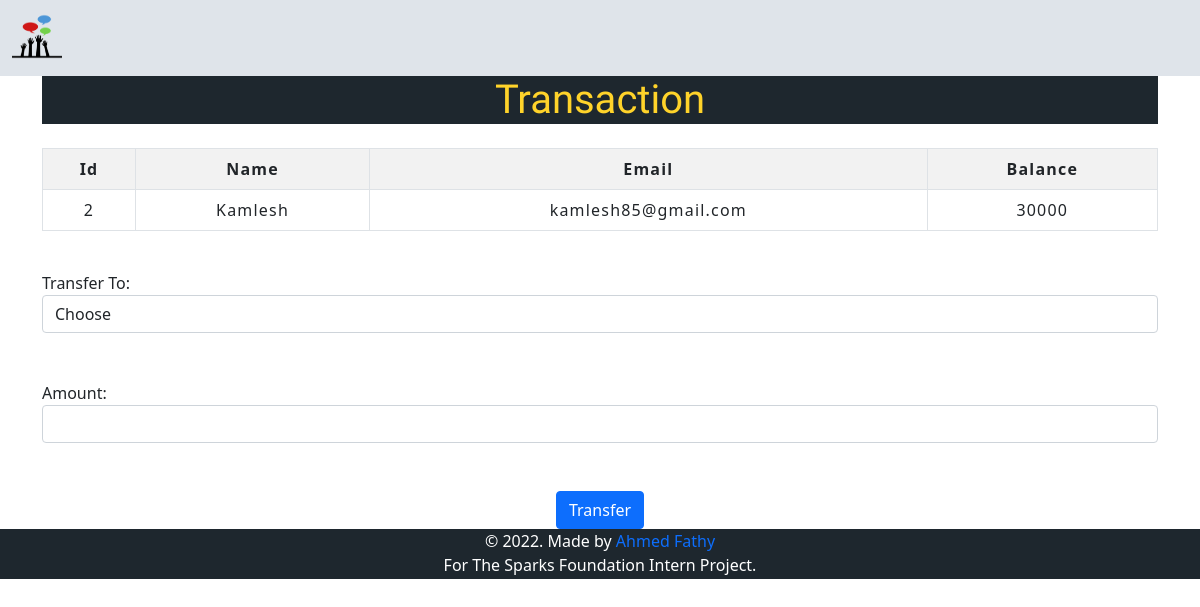
Screenshot of /select_user_detail.php?Id=2 with the database file from the repository.
### tables this page shows
CREATE TABLE `User` (
    `Id` INT PRIMARY KEY AUTO_INCREMENT,
    `Name` TEXT NOT NULL,
    `Email` VARCHAR(50) NOT NULL,
    `Balance` INT NOT NULL
);

### select_user_detail.php (the view, shortened to what this page needs)
<?php
    include('config.php');
?>
<?php include('nav.php');?>
	<div class="container">
        <h1>Transaction</h1>
        <?php
            $sender_id = $_GET['Id'];
            $query = "SELECT * FROM `User` WHERE `Id` = $sender_id;";
            $result = mysqli_query($conn, $query);
            $row = mysqli_fetch_assoc($result);
        ?>
        <form method="post" name="tcredit" class="tabletext">
            <br>
            <div>
                <table class="table table-striped table-condensed table-bordered">
                    <tr>
                        <th class="text-center">Id</th>
                        <th class="text-center">Name</th>
                        <th class="text-center">Email</th>
                        <th class="text-center">Balance</th>
                    </tr>
                    <tr>
                        <td class="py-2"><?php echo($row['Id']); ?></td>
                        <td class="py-2"><?php echo($row['Name']); ?></td>
                        <td class="py-2"><?php echo($row['Email']); ?></td>
                        <td class="py-2"><?php echo($row['Balance']); ?></td>
                    </tr>
                </table>
            </div>
            <br>
            <label>Transfer To:</label>
            <select name="to" class="form-control" required>
                <option value="" disabled selected>Choose</option>
            </select>
            <br>
            <br>
            <label>Amount:</label>
            <input type="number" class="form-control" name="amount" required></input>
            <br>
            <br>
            <div class="text-center" >
                <button class="btn btn-primary" name="submit" type="submit" id="btn">Transfer</button>
            </div>
        </form>
    </div>
<?php include('footer.php'); ?>

### css/index.css (style rules this page uses)
h1 { background-color:#1e272e; cursor: pointer; color: #ffd32a; text-align: center; height: 70px; margin-bottom: 0 !important; border: 0 !important; height: auto; transform: 1s; font-family: 'Suez One', serif; }

### css/table.css (style rules this page uses)
* { padding: 10; margin: 0; box-sizing: border-box; }
table { letter-spacing: 1.2px; color: red; }
td { text-align: center; }
button { border:none; background: #d9d9d9; }

### rows the page displays
user: Id "2", Name "Kamlesh", Email "kamlesh85@gmail.com", Balance "30000"
